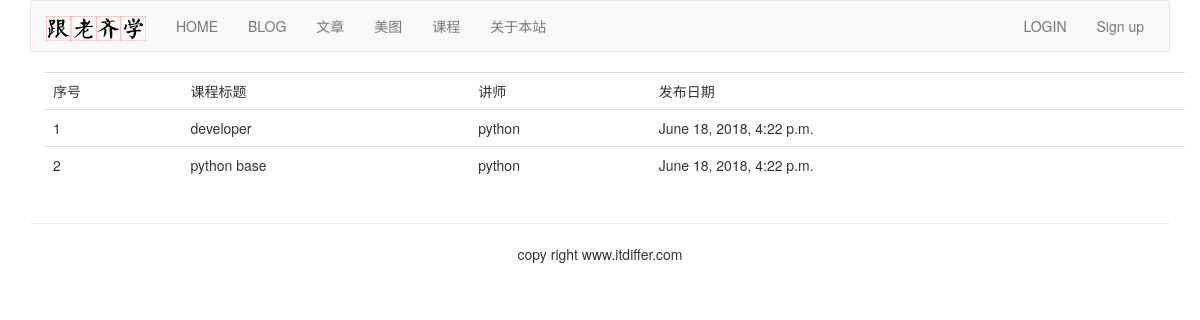
/course/course-list/, run on the app's committed database.
### course/models.py (models this page shows, shortened)
class Course(models.Model):
    user = models.ForeignKey(User, on_delete=models.CASCADE, related_name='courses_user')
    title = models.CharField(max_length=200)
    slug = models.SlugField(max_length=200, unique=True)
    overview = models.TextField()
    created = models.DateTimeField(auto_now_add=True)
    student = models.ManyToManyField(User, related_name="courses_joined", blank=True)
    class Meta:
        ordering = ('-created',)

### course/views.py (the view)
# urls.py: path('course-list/', CourseListView.as_view(), name="course_list"),
class CourseListView(ListView):    #③
    model = Course    #④
    context_object_name = "courses"    #⑤
    template_name = 'course/course_list.html'    #⑥

### templates/course/course_list.html (shortened to what this page needs)
{% extends "base.html" %}
{% block content %}
<div class="container">
  <table class="table table-hover">
    <tr>
      <td>序号</td>
      <td>课程标题</td>
      <td>讲师</td>
      <td>发布日期</td>
    </tr>
    {% for course in courses %}
    <tr id={{ forloop.counter }}>
      <td>{{ forloop.counter }}</td>
      <td>{{ course.title }}</td>
      <td>{{ course.user.username }}</td>
      <td>{{ course.created }}</td>
    </tr>
    {% endfor %}
  </table>
</div>
{% endblock %}

### data on the page
Course: title "developer", user.username "python", created "June 18, 2018, 4:22 p.m."
Course: title "python base", user.username "python", created "June 18, 2018, 4:22 p.m."
